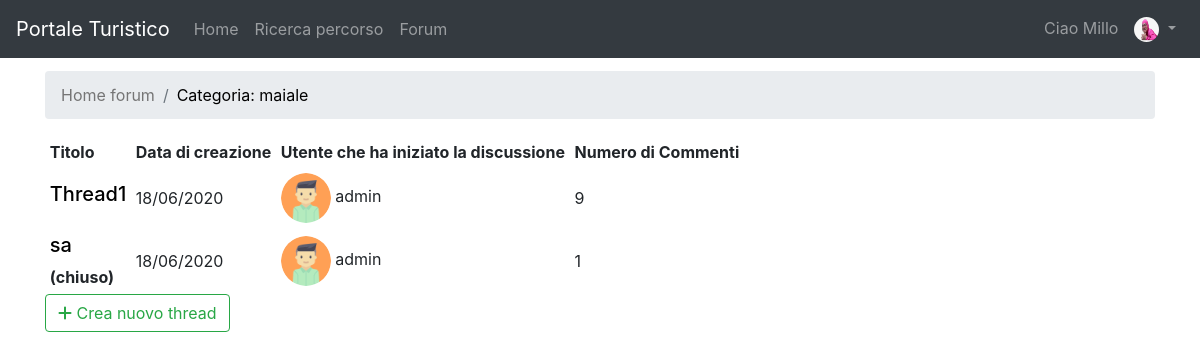
Page /forum/thread_category/1/ (signed in) on the committed database.
### userManagement/models.py (models this page shows, shortened)
class Profile(models.Model):
    user = models.OneToOneField(User, on_delete=models.CASCADE, related_name='profile')
    avatar = models.ImageField(blank=True, default=static_avatar_path(), upload_to=user_directory_path)
    email = models.EmailField(blank=False, unique=True, default='user_{0}@default.com'.format(User.pk))

### forum/models.py (models this page shows)
class Category(models.Model):
    title = models.CharField(max_length=30, unique=True)

class Thread(models.Model):
    user = models.ForeignKey(Profile, on_delete=models.CASCADE)
    created_at = models.DateTimeField(auto_now_add=True)
    title = models.CharField(max_length=200)
    text = models.TextField()
    is_active = models.BooleanField(default=True)
    category = models.ForeignKey(Category, on_delete=models.CASCADE, default="None")
    def get_create_date(self):
        return self.created_at.strftime("%d/%m/%Y")
    def get_user(self):
        return self.user.user

### forum/views.py (the view)
# urls.py: path('thread_category/<int:pk>/', ViewThreadCategoryForum.as_view(), name='viewThreadCategory'),
class ViewThreadCategoryForum(bc.LoginRequiredMixin, ListView):
    model = Thread
    template_name = "viewThreadForum.html"
    def get_context_data(self, **kwargs):
        context = super(ViewThreadCategoryForum, self).get_context_data()
        d = {}
        for th in Thread.objects.filter(category=self.kwargs.get('pk')):
            d[th] = Comment.objects.filter(thread=th).count()
        context['thread'] = d
        context['category'] = Category.objects.filter(pk=self.kwargs.get('pk')).last()
        return context

### forum/templates/viewThreadForum.html (shortened to what this page needs)
{% extends 'base.html' %}
{% block slideshow %}
    <div class="container">
        <div class="container py-2" id="mex-container">
        </div>
        <nav aria-label="breadcrumb">
            <ol class="breadcrumb">
                <li class="breadcrumb-item active" aria-current="page"><a style="color: #757575" href="{% url 'mainPageCategory' %}">Home
                    forum</a></li>
                <li class="breadcrumb-item active" aria-current="page"><a style="color: black"
                        href="{% url 'viewThreadCategory' category.pk %}">Categoria: {{ category.title }}</a></li>
            </ol>
        </nav>
        <table class="table-sm"
               data-toggle="table"
               data-pagination="true"
               data-page-size="10"
               data-search="true">
            <thead class="thead-light">
            <tr>
                <th scope="col" data-sortable="true" data-field="title">Titolo</th>
                <th scope="col" data-sortable="true" data-field="creation_date">Data di creazione</th>
                <th scope="col" data-field="user">Utente che ha iniziato la discussione</th>
                <th scope="col" data-sortable="true" data-field="number_comment">Numero di Commenti</th>
            </tr>
            </thead>
            <tbody>
            {% for key,value in thread.items %}
                <tr>
                    <th scope="row"><a href="{% url 'viewThreadComment' category.pk key.pk %}" style="color: black">
                        <h5>{{ key.title }}</h5>
                    </a>
                        {% if not key.is_active %}
                            (chiuso)
                        {% endif %}</th>
                    <td>{{ key.get_create_date }}</td>
                    <td><img class="rounded-circle" width="50" height="50"
                             src="{{ key.user.avatar.url }}"
                             alt="Card image cap"> {{ key.get_user.username }}</td>
                    <td>{{ value }}</td>
                </tr>
            {% empty %}
                <div class="alert alert-info" role="alert" style="text-align: center">
                    Nessun Thread disponibile
                </div>
            {% endfor %}
            </tbody>
        </table>
        <a role="button" class="btn btn-outline-success" href="{% url 'createThread' category.pk %}"><i
                class="fas fa-plus"></i> Crea nuovo thread </a>
    </div>
{% endblock %}

### templates/base.html (shortened to what this page needs)
{% load static %}
<!doctype html>
<html lang="en">
<head>
    <link rel="stylesheet" href="https://stackpath.bootstrapcdn.com/bootstrap/4.5.0/css/bootstrap.min.css"
>
    <link rel="stylesheet" href="https://cdnjs.cloudflare.com/ajax/libs/font-awesome/4.7.0/css/font-awesome.min.css">
    <link rel="stylesheet" href="https://unpkg.com/bootstrap-table@1.16.0/dist/bootstrap-table.min.css">
    <link rel="stylesheet" href="{% static 'css/style.css' %}">
</head>
<body>
<header>
    <nav class="navbar navbar-expand-md navbar-dark fixed-top bg-dark">
        <a class="navbar-brand" href="{% url 'homepage' %}">Portale Turistico</a>
        <div class="collapse navbar-collapse" id="navbarNav">
            <ul class="navbar-nav">
                <li class="nav-item">
                    <a class="nav-link" href="{% url 'homepage' %}">Home <span class="sr-only">(current)</span></a>
                </li>
                <li class="nav-item">
                    <a class="nav-link" href="{% url 'searchPath' %}">Ricerca percorso</a>
                </li>
                <li class="nav-item">
                    <a class="nav-link" href="{% url 'mainPageCategory' %}">Forum</a>
                </li>
            </ul>
            {% if not user.is_authenticated %}
                <ul class="navbar-nav ml-auto">
                    <li class="nav-item">
                        <a class="nav-link" href="{% url 'login' %}">Accedi</a>
                    </li>
                    <li class="nav-item">
                        <a class="nav-link" href="{% url 'registration' %}">Registrati</a>
                    </li>
                </ul>
            {% else %}
                <ul class="navbar-nav ml-auto">
                    <li class="nav-link">Ciao {{ user.username }} </li>
                    <li class="nav-item dropdown">
                        <a class="nav-link dropdown-toggle" href="#" id="navbarDropdown" role="button"
                           data-toggle="dropdown" aria-haspopup="true" aria-expanded="false">
                            <img class="rounded-circle" width="25" height="25" src="{{ user.profile.avatar.url }}">
                        </a>
                    </li>
                </ul>
            {% endif %}
        </div>
    </nav>
    {% block slideshow %}{% endblock %}
</header>
</body>
</html>

### static/css/style.css (style rules this page uses)
body { padding-top: 55px; height: 100%; position: relative; }
html, header, .view { height: 100%; }

### rows in the picture
Category: title "maiale"
Thread: title "Thread1", get_create_date "18/06/2020", get_user.username "admin", id "9"
Thread: title "sa", is_active "(chiuso)", get_create_date "18/06/2020", get_user.username "admin", value "1"

### other values in the picture
{{ user.username }} "Millo"
